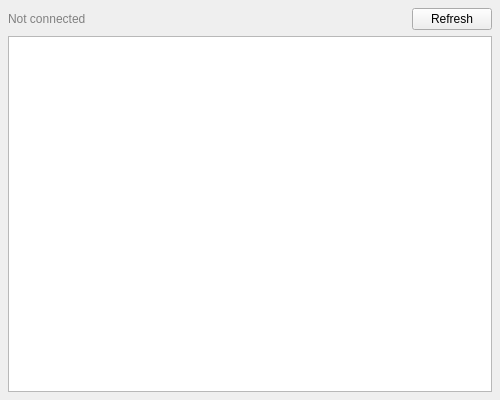
<?xml version="1.0" encoding="UTF-8"?>
<ui version="4.0">
 <class>DownloadsTab</class>
 <widget class="QWidget" name="DownloadsTab">
  <property name="geometry">
   <rect>
    <x>0</x>
    <y>0</y>
    <width>500</width>
    <height>400</height>
   </rect>
  </property>
  <layout class="QVBoxLayout" name="verticalLayout">
   <property name="leftMargin"><number>8</number></property>
   <property name="topMargin"><number>8</number></property>
   <property name="rightMargin"><number>8</number></property>
   <property name="bottomMargin"><number>8</number></property>
   <item>
    <layout class="QHBoxLayout" name="topLayout">
     <item>
      <widget class="QLabel" name="status_label">
       <property name="text"><string>Not connected</string></property>
       <property name="styleSheet"><string>color: grey;</string></property>
      </widget>
     </item>
     <item>
      <spacer name="topSpacer">
       <property name="orientation"><enum>Qt::Horizontal</enum></property>
       <property name="sizeHint" stdset="0">
        <size><width>40</width><height>20</height></size>
       </property>
      </spacer>
     </item>
     <item>
      <widget class="QPushButton" name="refresh_btn">
       <property name="text"><string>Refresh</string></property>
      </widget>
     </item>
    </layout>
   </item>
   <item>
    <widget class="QListWidget" name="list_widget">
     <property name="selectionMode">
      <enum>QAbstractItemView::NoSelection</enum>
     </property>
     <property name="verticalScrollMode">
      <enum>QAbstractItemView::ScrollPerPixel</enum>
     </property>
     <property name="uniformItemSizes">
      <bool>false</bool>
     </property>
    </widget>
   </item>
  </layout>
 </widget>
 <resources/>
 <connections/>
</ui>
